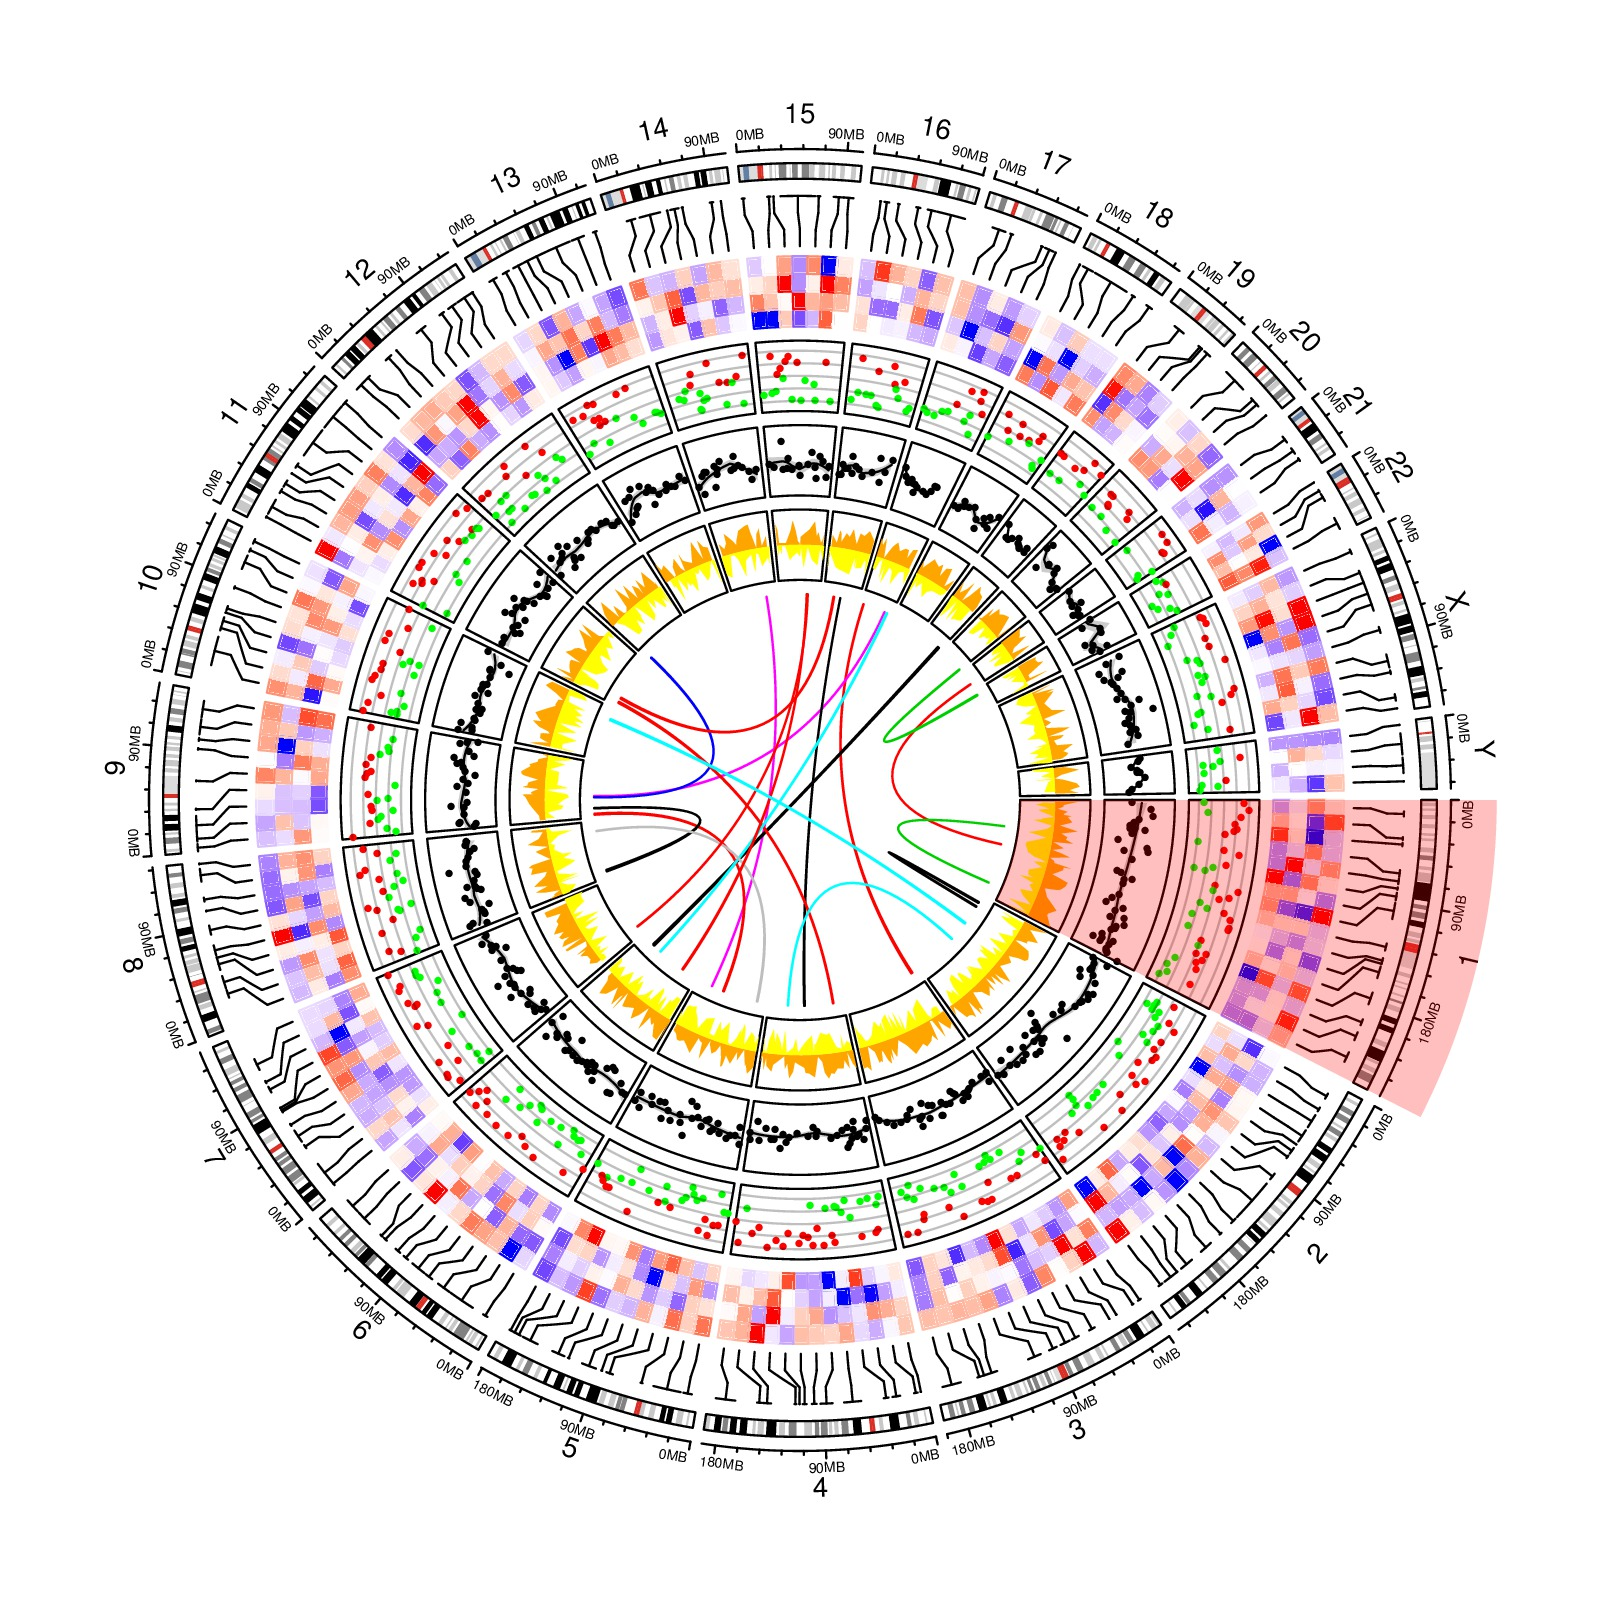

This chart was generated by the following R code:
library(circlize) 

circos.initializeWithIdeogram()

bed = generateRandomBed(nr = 200, nc = 4)
circos.genomicPosTransformLines(bed, posTransform = posTransform.default, horizontalLine = "top")
om = circos.par("track.margin")
oc = circos.par("cell.padding")
circos.par(track.margin = c(om[1], 0), cell.padding = c(0, 0, 0, 0))
f = colorRamp2(breaks = c(-1, 0, 1), colors = c("blue", "white", "red"))
circos.genomicTrackPlotRegion(bed, stack = TRUE, panel.fun = function(region, value, ...) {
	circos.genomicRect(region, value, col = f(value[[1]]), 
		border = f(value[[1]]), lwd = 0.1, posTransform = posTransform.default, ...)
}, bg.border = NA, track.height = 0.1)
circos.par(track.margin = om, cell.padding = oc)

bed = generateRandomBed(nr = 500, fun = function(k) runif(k)*sample(c(-1, 1), k, replace = TRUE))
circos.genomicTrackPlotRegion(bed, ylim = c(-1, 1), panel.fun = function(region, value, ...) {
	col = ifelse(value[[1]] > 0, "red", "green")
	circos.genomicPoints(region, value, col = col, cex = 0.5, pch = 16)
	cell.xlim = get.cell.meta.data("cell.xlim")
	for(h in c(-1, -0.5, 0, 0.5, 1)) {
		circos.lines(cell.xlim, c(h, h), col = "#00000040")
	}
}, track.height = 0.1)

bed = generateRandomBed(nr = 500, fun = function(k) rnorm(k, 0, 50))
circos.genomicTrackPlotRegion(bed, panel.fun = function(region, value, ...) {
	x = (region[[2]] + region[[1]]) / 2
	y = value[[1]]
	loess.fit = loess(y ~ x)
    loess.predict = predict(loess.fit, x, se = TRUE)
    d1 = c(x, rev(x))
    d2 = c(loess.predict$fit + loess.predict$se.fit, rev(loess.predict$fit - loess.predict$se.fit))
    circos.polygon(d1, d2, col = "#CCCCCC", border = NA)
    circos.points(x, y, pch = 16, cex = 0.5)
    circos.lines(x, loess.predict$fit)
}, track.height = 0.1)


bed_list = list(generateRandomBed(nr = 500, fun = function(k) runif(k)),
                generateRandomBed(nr = 500, fun = function(k) runif(k)))
col = c("#FF000040", "#0000FF40")
circos.genomicTrackPlotRegion(bed_list, ylim = c(-1, 1), panel.fun = function(region, value, ...) {
	i = getI(...)
	if(i == 1) {
		circos.genomicLines(region, value, area = TRUE, baseline = 0, col = "orange", border = NA, ...)
	} else {
		circos.genomicLines(region, -value, area = TRUE, baseline = 0, col = "yellow", border = NA, ...)
	}
}, track.height = 0.1)

region1 = generateRandomBed(nr = 1000); region1 = region1[sample(nrow(region1), 20), ]
region2 = generateRandomBed(nr = 1000); region2 = region2[sample(nrow(region2), 20), ]
circos.genomicLink(region1, region2, col = sample(10, 20, replace = TRUE))

highlight.chromosome("chr1")

circos.clear()
